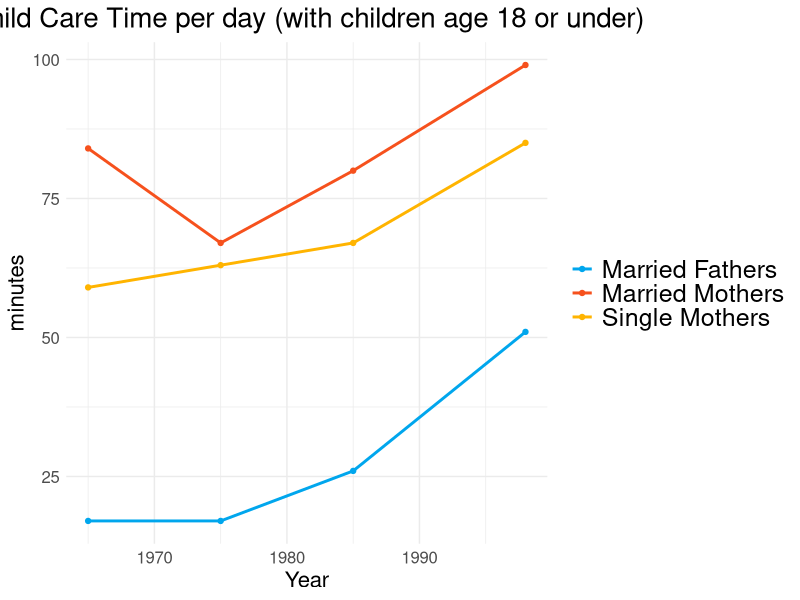
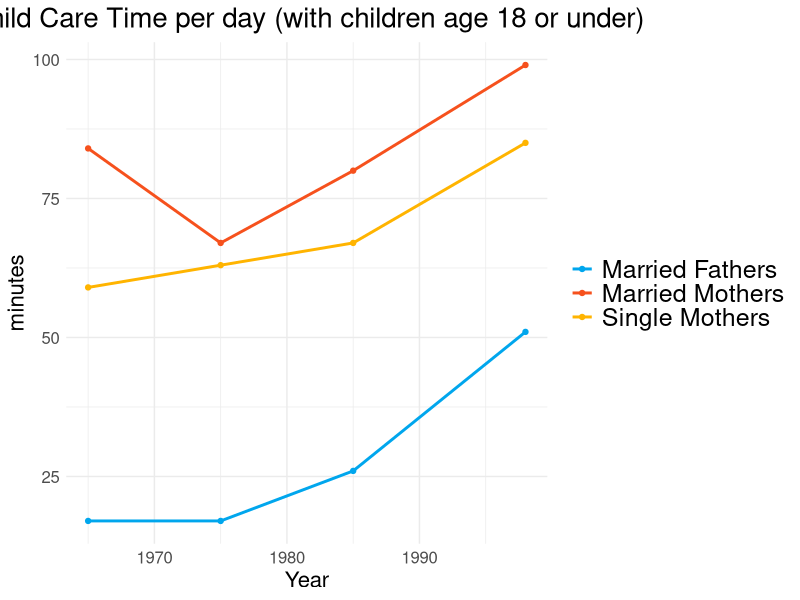

Reproduce these figures in R, in order.
library(ggplot2)

#Data frame
data <- data.frame(
  Year = c(1965, 1975, 1985, 1998),
  Married_Fathers = c(17, 17, 26, 51),
  Married_Mothers = c(84, 67, 80, 99),
  Single_Mothers = c(59, 63, 67, 85)
)

# Line ggplot
ggplot(data, aes(x = Year)) +
  geom_line(aes(y = Married_Fathers, color = "Married Fathers"), size = 1) +
  geom_line(aes(y = Married_Mothers, color = "Married Mothers"), size = 1) +
  geom_line(aes(y = Single_Mothers, color = "Single Mothers"), size = 1) +
  geom_point(aes(y = Married_Fathers, color = "Married Fathers"), size=1.5)+
  geom_point(aes(y = Married_Mothers, color = "Married Mothers"), size = 1.5)+
  geom_point(aes(y = Single_Mothers, color = "Single Mothers"), size =1.5)+
  labs(title = "Child Care Time per day (with children age 18 or under)",
       x = "Year",
       y = "minutes") +
  scale_color_manual(
    values = c("Married Fathers" = "#00a6ed", "Married Mothers" = "#f6511d", "Single Mothers" = "#ffb400")) +
  theme_minimal() +
  theme(legend.title = element_blank(), 
        plot.title = element_text(size = 20, hjust = 0.5), 
        legend.text = element_text(size = 18),
        axis.title = element_text(size = 16),
        axis.text = element_text(size = 12)) 


ggsave("UsChildCare_plot.jpg",width = 3840, height = 2160, units = c("px"))


